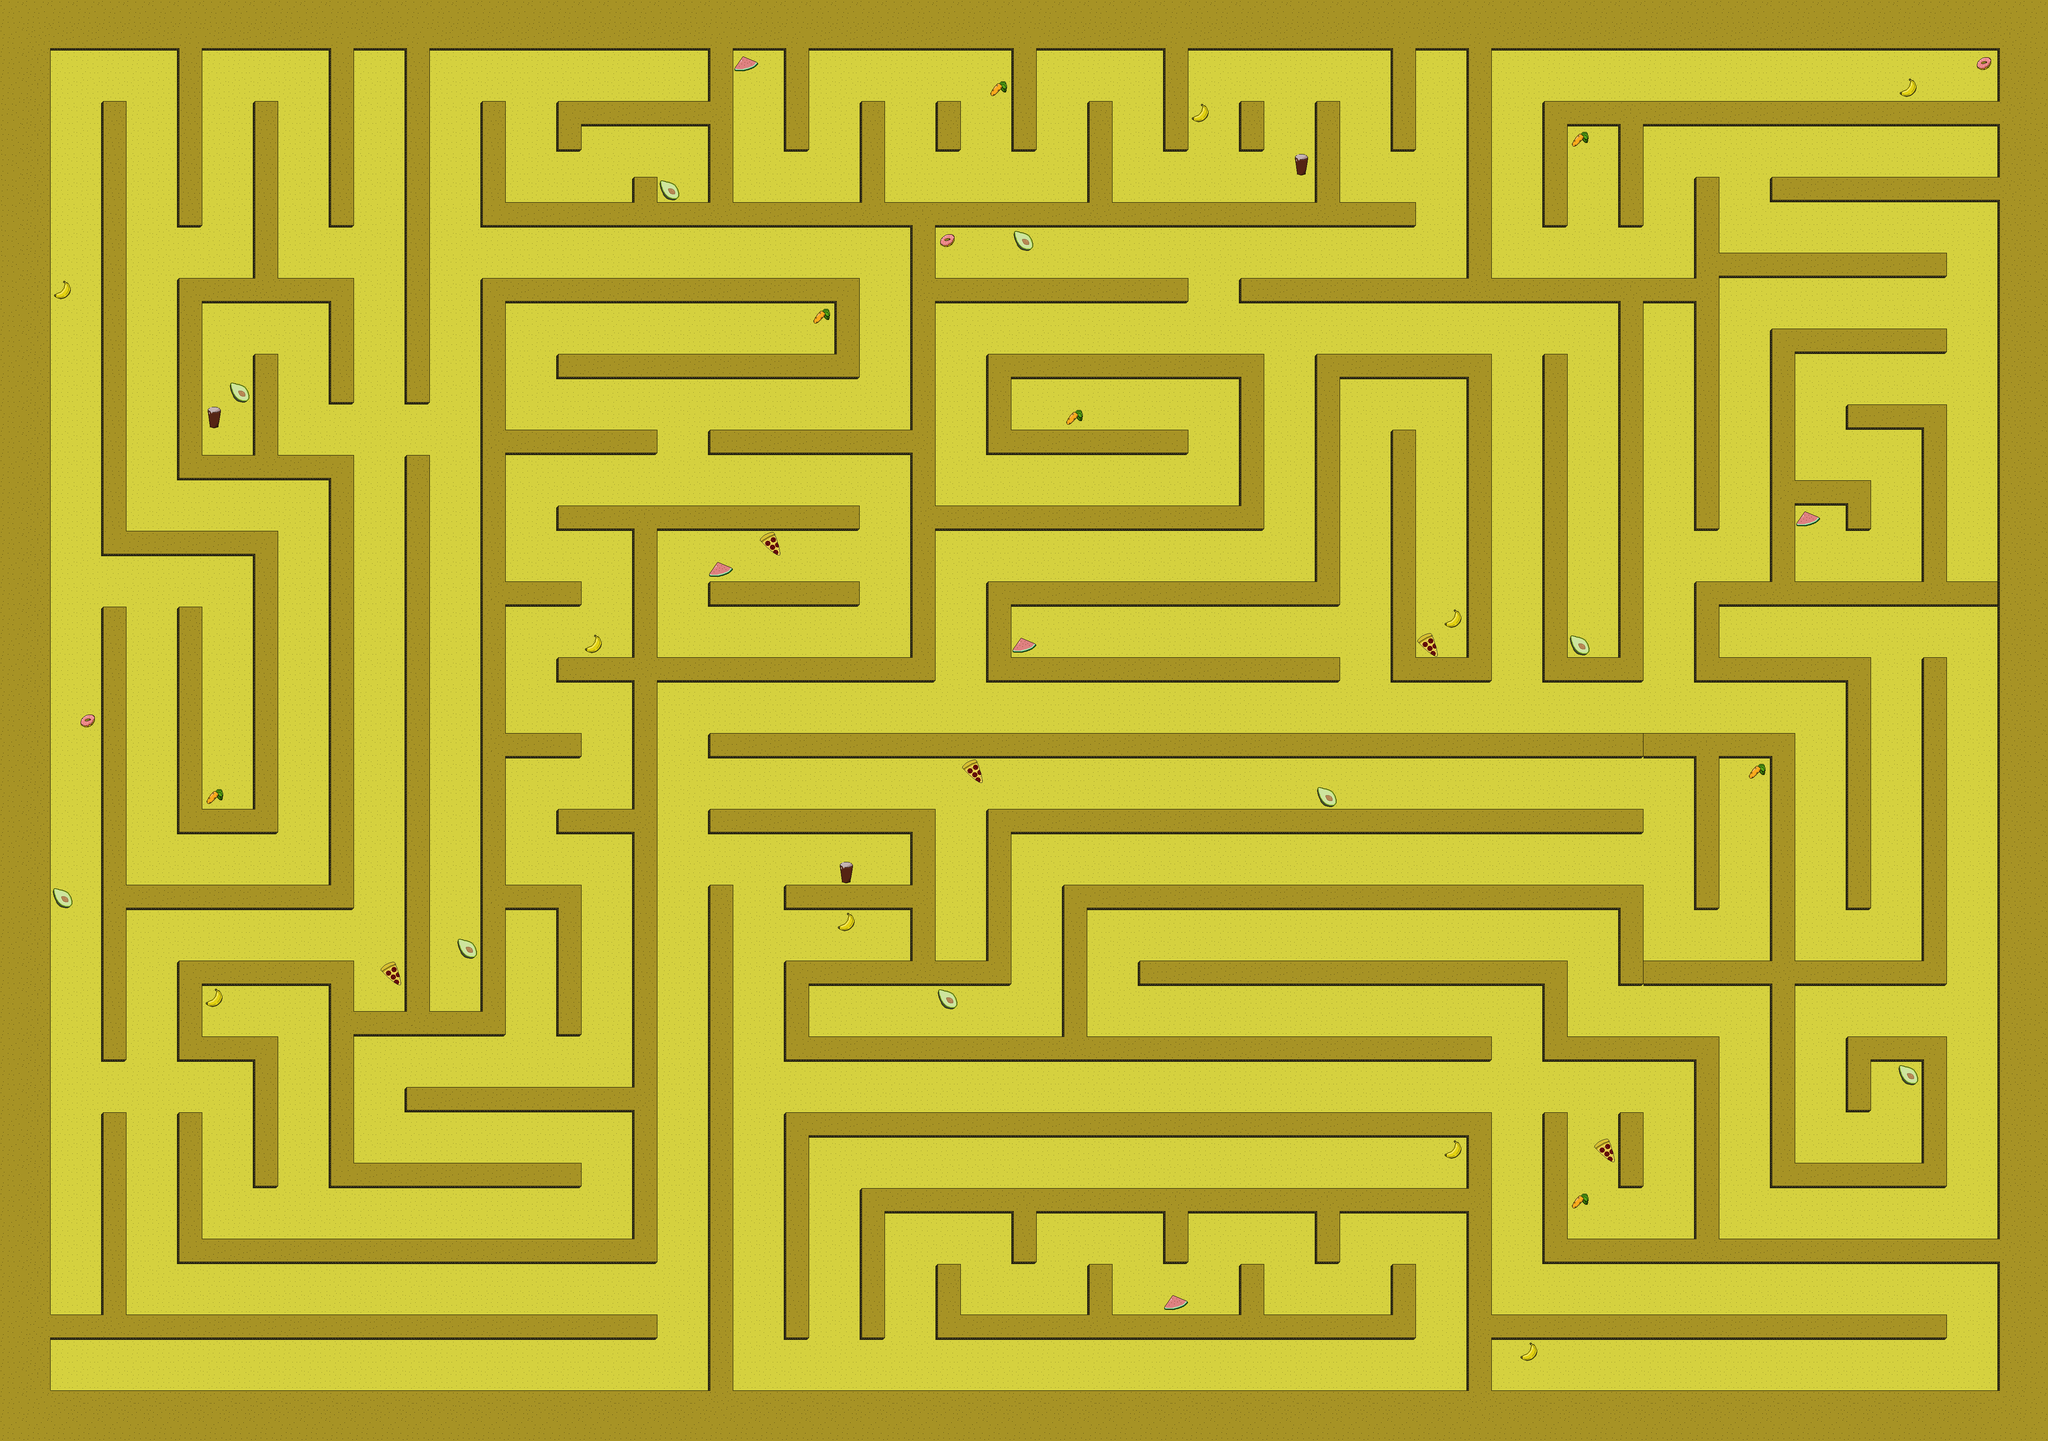

A 2D game scene composited from a Tiled map and its tileset images. What follows is a short description and the map's XML, with each tile layer's data collapsed to a summary:
An orthogonal 81x57 tile map with 64x64 px tiles, 4 tile layers (ground, wall_tiles, bad_tiles, good_tiles), 2 hidden layers not drawn, 4 tilesets and 196 objects.

<map version="1.2" tiledversion="1.2.3" orientation="orthogonal" renderorder="right-down" width="81" height="57" tilewidth="64" tileheight="64" infinite="0" nextlayerid="24" nextobjectid="229">
 <tileset firstgid="1" name="bad_objects" tilewidth="64" tileheight="64" tilecount="3" columns="3">
  <image source="../bad_objects.png" width="192" height="64" />
 </tileset>
 <tileset firstgid="4" name="good_objects" tilewidth="64" tileheight="64" tilecount="4" columns="4">
  <image source="../good_objects.png" width="256" height="64" />
 </tileset>
 <tileset firstgid="8" name="maali_placeholder" tilewidth="64" tileheight="64" tilecount="1" columns="1">
  <image source="../maali_placeholder.png" width="64" height="64" />
 </tileset>
 <tileset firstgid="9" name="kairo" tilewidth="64" tileheight="64" tilecount="39" columns="13">
  <image source="kairo.png" width="832" height="192" />
 </tileset>
 <objectgroup id="12" name="startpos">
  <object id="1" x="192" y="3456">
   <point />
  </object>
 </objectgroup>
 <layer id="18" name="ground" width="81" height="57">
  <data>[4617 cells, 4617 non-empty, 4 distinct tile ids]</data>
 </layer>
 <layer id="19" name="wall_tiles" width="81" height="57">
  <data>[4617 cells, 1791 non-empty, 23 distinct tile ids]</data>
 </layer>
 <objectgroup id="13" name="wall_objects">
  <object id="20" x="256" y="576" width="64" height="832" />
  <object id="21" x="448" y="704" width="64" height="512" />
  <object id="22" x="832" y="704" width="64" height="320" />
  <object id="24" x="512" y="704" width="320" height="64" />
  <object id="25" x="640" y="896" width="64" height="256" />
  <object id="26" x="512" y="1152" width="384" height="64" />
  <object id="27" x="320" y="1344" width="384" height="64" />
  <object id="28" x="640" y="1408" width="64" height="704" />
  <object id="29" x="448" y="2048" width="192" height="64" />
  <object id="30" x="448" y="1536" width="64" height="512" />
  <object id="31" x="256" y="1536" width="64" height="1152" />
  <object id="32" x="256" y="2816" width="64" height="512" />
  <object id="34" x="448" y="2816" width="64" height="384" />
  <object id="35" x="640" y="2624" width="64" height="384" />
  <object id="36" x="448" y="2624" width="192" height="64" />
  <object id="37" x="448" y="2432" width="64" height="192" />
  <object id="38" x="832" y="1216" width="64" height="1088" />
  <object id="39" x="1024" y="576" width="64" height="448" />
  <object id="40" x="1024" y="1152" width="64" height="1408" />
  <object id="41" x="320" y="2240" width="512" height="64" />
  <object id="42" x="512" y="2432" width="384" height="64" />
  <object id="43" x="832" y="2496" width="64" height="512" />
  <object id="44" x="896" y="2560" width="384" height="64" />
  <object id="45" x="1216" y="704" width="960" height="64" />
  <object id="47" x="1216" y="768" width="64" height="1792" />
  <object id="48" x="2112" y="768" width="64" height="192" />
  <object id="49" x="1408" y="896" width="704" height="64" />
  <object id="50" x="1408" y="1280" width="768" height="64" />
  <object id="51" x="1408" y="1664" width="192" height="64" />
  <object id="52" x="1408" y="2048" width="192" height="64" />
  <object id="53" x="1792" y="2048" width="576" height="64" />
  <object id="54" x="2496" y="2048" width="1664" height="64" />
  <object id="55" x="2496" y="1472" width="896" height="64" />
  <object id="56" x="2496" y="1664" width="896" height="64" />
  <object id="57" x="2496" y="896" width="704" height="64" />
  <object id="58" x="2496" y="1088" width="512" height="64" />
  <object id="59" x="3520" y="1088" width="64" height="640" />
  <object id="60" x="3520" y="3200" width="64" height="192" />
  <object id="61" x="3136" y="3200" width="64" height="128" />
  <object id="62" x="2752" y="3200" width="64" height="128" />
  <object id="63" x="2368" y="3200" width="64" height="128" />
  <object id="64" x="2304" y="576" width="64" height="1152" />
  <object id="65" x="2304" y="2112" width="64" height="320" />
  <object id="66" x="2496" y="2112" width="64" height="384" />
  <object id="67" x="2496" y="960" width="64" height="128" />
  <object id="68" x="2496" y="1536" width="64" height="128" />
  <object id="69" x="1280" y="1088" width="384" height="64" />
  <object id="70" x="1280" y="1472" width="192" height="64" />
  <object id="71" x="1280" y="1856" width="192" height="64" />
  <object id="72" x="1280" y="2240" width="192" height="64" />
  <object id="74" x="1792" y="2240" width="64" height="1280" />
  <object id="75" x="1984" y="2240" width="320" height="64" />
  <object id="76" x="2688" y="2240" width="1472" height="64" />
  <object id="77" x="2688" y="2306" width="64" height="320" />
  <object id="78" x="4096" y="2306" width="64" height="192" />
  <object id="79" x="4096" y="2816" width="64" height="192" />
  <object id="80" x="4096" y="704" width="64" height="1024" />
  <object id="82" x="2368" y="1280" width="832" height="64" />
  <object id="83" x="2368" y="3328" width="1152" height="64" />
  <object id="84" x="3776" y="3328" width="384" height="64" />
  <object id="85" x="128" y="3328" width="1536" height="64" />
  <object id="86" x="512" y="3136" width="1152" height="64" />
  <object id="87" x="3904" y="3136" width="384" height="64" />
  <object id="88" x="3904" y="2624" width="384" height="64" />
  <object id="89" x="3904" y="1664" width="192" height="64" />
  <object id="90" x="3584" y="1664" width="192" height="64" />
  <object id="91" x="1664" y="1664" width="640" height="64" />
  <object id="92" x="1600" y="1344" width="64" height="1792" />
  <object id="93" x="1408" y="2304" width="64" height="320" />
  <object id="94" x="1024" y="2752" width="576" height="64" />
  <object id="95" x="1984" y="2816" width="1792" height="64" />
  <object id="96" x="3904" y="2816" width="64" height="320" />
  <object id="97" x="3904" y="2432" width="64" height="192" />
  <object id="98" x="3904" y="896" width="64" height="768" />
  <object id="99" x="3712" y="896" width="64" height="768" />
  <object id="100" x="3712" y="2880" width="64" height="640" />
  <object id="101" x="1984" y="2880" width="64" height="512" />
  <object id="102" x="1984" y="2432" width="64" height="256" />
  <object id="103" x="2048" y="2432" width="448" height="64" />
  <object id="104" x="2880" y="2432" width="1024" height="64" />
  <object id="105" x="2048" y="2624" width="1728" height="64" />
  <object id="107" x="2176" y="3008" width="1536" height="64" />
  <object id="108" x="2176" y="3072" width="64" height="320" />
  <object id="109" x="2560" y="3072" width="64" height="128" />
  <object id="110" x="2944" y="3072" width="64" height="128" />
  <object id="111" x="3328" y="3072" width="64" height="128" />
  <object id="112" x="3328" y="896" width="384" height="64" />
  <object id="113" x="3328" y="960" width="64" height="512" />
  </objectgroup>
 <objectgroup id="15" name="goal_blocking_object">
  <!-- 1 objects omitted --></objectgroup>
 <objectgroup id="14" name="goal_object">
  <!-- 1 objects omitted --></objectgroup>
 <layer id="20" name="goal_ground" width="81" height="57" visible="0">
  <data>[4617 cells, 8 non-empty, 4 distinct tile ids]</data>
 </layer>
 <layer id="21" name="goal" width="81" height="57" visible="0">
  <data>[4617 cells, 6 non-empty, 3 distinct tile ids]</data>
 </layer>
 <layer id="22" name="bad_tiles" width="81" height="57">
  <data>[4617 cells, 11 non-empty, 3 distinct tile ids]</data>
 </layer>
 <objectgroup id="16" name="bad_objects">
  <!-- 11 objects omitted --></objectgroup>
 <layer id="23" name="good_tiles" width="81" height="57">
  <data>[4617 cells, 30 non-empty, 4 distinct tile ids]</data>
 </layer>
 <objectgroup id="17" name="good_objects">
  <!-- 30 objects omitted --></objectgroup>
</map>
<!-- 107 of 196 objects omitted -->
